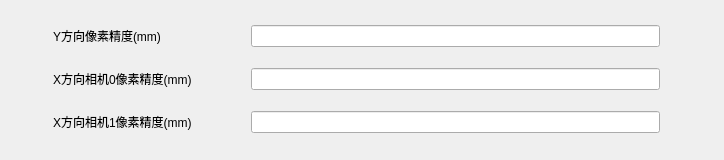
       <widget class="QWidget" name="XYLengthParam">
        <attribute name="title">
         <string notr="true">尺寸测量</string>
        </attribute>
        <widget class="QWidget" name="layoutWidget">
         <property name="geometry">
          <rect>
           <x>0</x>
           <y>10</y>
           <width>715</width>
           <height>141</height>
          </rect>
         </property>
         <layout class="QGridLayout" name="gridLayout_4">
          <item row="2" column="0">
           <widget class="QLabel" name="XCamera1AccuracyLB">
            <property name="text">
             <string>X方向相机1像素精度(mm)</string>
            </property>
           </widget>
          </item>
          <item row="1" column="1">
           <widget class="QLineEdit" name="XCamera0AccuracyLE">
            <property name="maximumSize">
             <size>
              <width>409</width>
              <height>16777215</height>
             </size>
            </property>
           </widget>
          </item>
          <item row="1" column="0">
           <widget class="QLabel" name="XCamera0AccuracyLB">
            <property name="text">
             <string>X方向相机0像素精度(mm)</string>
            </property>
           </widget>
          </item>
          <item row="0" column="0">
           <widget class="QLabel" name="YAccuracyLB">
            <property name="maximumSize">
             <size>
              <width>120</width>
              <height>16777215</height>
             </size>
            </property>
            <property name="text">
             <string>Y方向像素精度(mm)</string>
            </property>
           </widget>
          </item>
          <item row="0" column="1">
           <widget class="QLineEdit" name="YAccuracyLE">
            <property name="minimumSize">
             <size>
              <width>409</width>
              <height>0</height>
             </size>
            </property>
            <property name="maximumSize">
             <size>
              <width>409</width>
              <height>16777215</height>
             </size>
            </property>
           </widget>
          </item>
          <item row="2" column="1">
           <widget class="QLineEdit" name="XCamera1AccuracyLE">
            <property name="maximumSize">
             <size>
              <width>409</width>
              <height>16777215</height>
             </size>
            </property>
           </widget>
          </item>
         </layout>
        </widget>
       </widget>
